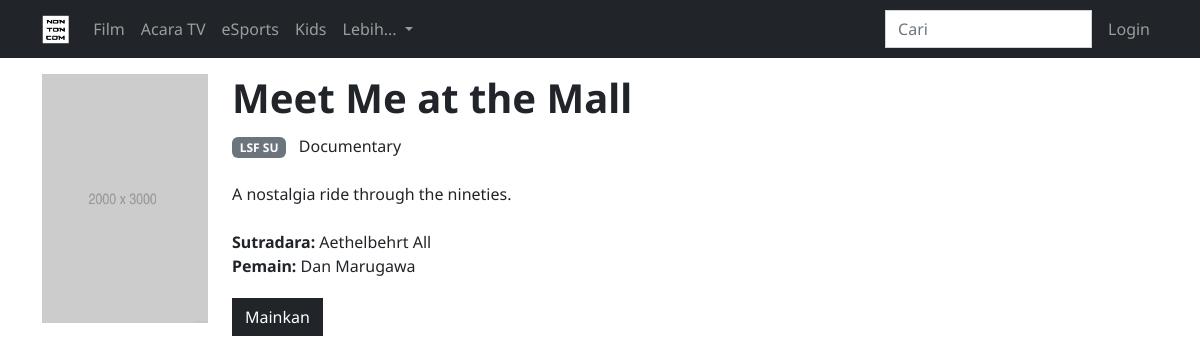
Screenshot of /info.php?id=8 with the database file from the repository.
### tables this page shows
create table videos
(
    id       int auto_increment
        primary key,
    title    varchar(100)  not null,
    poster   varchar(200)  not null,
    teaser   varchar(1000) not null,
    type     varchar(10)   not null,
    genre    varchar(100)  not null,
    rating   varchar(10)   not null,
    director varchar(100)  not null,
    actor    varchar(200)  not null,
    video    varchar(1000) not null
);

### info.php (the view, shortened to what this page needs)
<?php
    require_once "includes/connect.php";
    if (isset($_GET["id"])) {
        $id = $_GET["id"];
        $stmt = "SELECT * FROM videos WHERE id = ?";
        $sth = $connect->prepare($stmt);
        $sth->execute(array($id));
        $details = $sth->fetchAll(PDO::FETCH_ASSOC);
    }
?>
<!DOCTYPE html>
<html lang="en">
<head>
    <link rel="stylesheet" href="/assets/css/style.css">
<body>
    <?php include "includes/header.php"; ?>
    <div class="container pt-3">
        <?php
        foreach ($details as $detail) {
            echo '<div class="row">';
                echo '<div class="col-2">';
                    echo '<img src="/assets/images/posters/'.$detail["poster"].'" class="img-fluid">';
                echo '</div>';
                echo '<div class="col-8">';
                    echo '<h1>'.$detail["title"].'</h1>';
                    echo '<p class="py-1"><span class="badge bg-secondary">'.$detail["rating"].'</span>&nbsp;&nbsp;&nbsp;'.$detail["genre"].'</p>';
                    echo '<p class="py-1">'.$detail["teaser"].'</p>';
                    echo '<p class="py-1">';
                        echo '<b>Sutradara: </b>'.$detail["director"].'<br>';
                        echo '<b>Pemain: </b>'.$detail["actor"];
                    echo '</p>';
                    echo '<a href="watch.php?id='.$detail["id"].'" class="btn btn-dark">Mainkan</a> ';
                echo '</div>';
        }
        ?>
    </div>
</body>
</html>

### rows the page displays
videos: poster (placeholder picture), title "Meet Me at the Mall", rating "LSF SU", genre "Documentary", teaser "A nostalgia ride through the nineties.", director "Aethelbehrt All", actor "Dan Marugawa"
